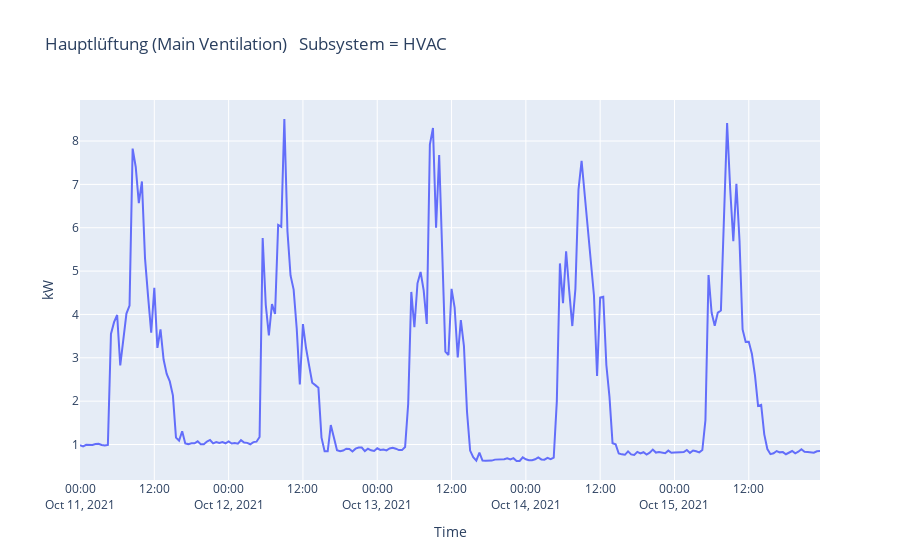

The notebook cell this image was saved under:
### Code cell
px.line(
    x=df_1T.index, y=df_1T.kw, 
    title='Hauptlüftung (Main Ventilation) \n Subsystem = HVAC',
    labels={
        'x': 'Time',
        'y': 'kW'
    })

### Figure 1 — Plotly figure (JSON) as saved in the notebook; plotly's stock layout.template omitted (floating-point values rounded to 4 significant figures; data arrays with more than 128 entries replaced by an {"elided": "..."} marker saying what was removed)
{"data": [{"hovertemplate": "Time=%{x}<br>kW=%{y}<extra></extra>", "legendgroup": "", "line": {"color": "#636efa", "dash": "solid"}, "marker": {"symbol": "circle"}, "mode": "lines", "name": "", "orientation": "v", "showlegend": false, "type": "scatter", "x": {"elided": "240 str values"}, "xaxis": "x", "y": {"elided": "240 float values"}, "yaxis": "y"}], "layout": {"legend": {"tracegroupgap": 0}, "title": {"text": "Hauptlüftung (Main Ventilation) \n Subsystem = HVAC"}, "xaxis": {"anchor": "y", "domain": [0, 1], "title": {"text": "Time"}}, "yaxis": {"anchor": "x", "domain": [0, 1], "title": {"text": "kW"}}}}
